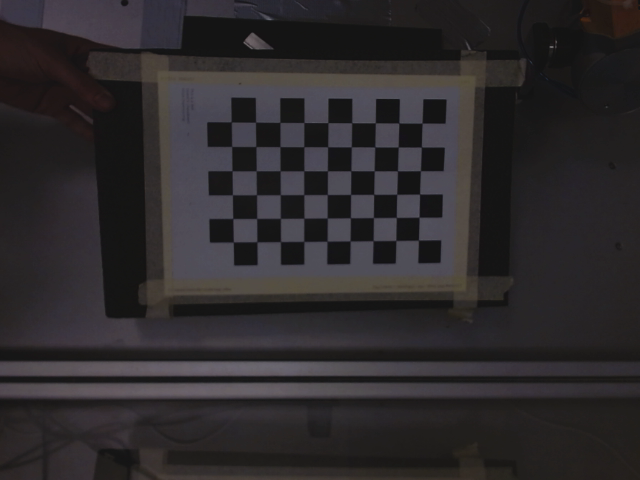
#> input picture calibration/calibrate1.png, 640 x 480 px; its folder holds only this picture in this run
$ python calibrate.py
#> lines starting #> are read from the running program, lines starting #| are printed output that depends on the picture; after the words box and inside, x2 and y2 are one past the last pixel; in counts of white or black regions, pixels touching at a corner belong together; long printed decimals are rounded
import cv2
import numpy as np
import os
import glob

# Defining the dimensions of checkerboard
CHECKERBOARD = (6,9)
criteria = (cv2.TERM_CRITERIA_EPS + cv2.TERM_CRITERIA_MAX_ITER, 30, 0.001)

# Creating vector to store vectors of 3D points for each checkerboard image
objpoints = []
# Creating vector to store vectors of 2D points for each checkerboard image
imgpoints = []


# Defining the world coordinates for 3D points
objp = np.zeros((1, CHECKERBOARD[0] * CHECKERBOARD[1], 3), np.float32)
objp[0,:,:2] = np.mgrid[0:CHECKERBOARD[0], 0:CHECKERBOARD[1]].T.reshape(-1, 2)
prev_img_shape = None

# Extracting path of individual image stored in a given directory
images = glob.glob('./calibration/*.png')
for fname in images:
    print(fname)
    img = cv2.imread(fname)
#> img is the input picture: shape (480, 640, 3); mean B, G, R 44.2, 42.3, 45.4
    gray = cv2.cvtColor(img,cv2.COLOR_BGR2GRAY)
    # Find the chess board corners
    # If desired number of corners are found in the image then ret = true
    ret, corners = cv2.findChessboardCorners(gray, CHECKERBOARD, cv2.CALIB_CB_ADAPTIVE_THRESH + cv2.CALIB_CB_FAST_CHECK + cv2.CALIB_CB_NORMALIZE_IMAGE)
#> ret = True; corners = 54 rows, first 8: [422, 123], [421.4, 147.1], [420.5, 170.7], [419.5, 194.1], [419, 217.2], [418.4, 240.1], [398.8, 123], [398.3, 146.9]

    """
    If desired number of corner are detected,
    we refine the pixel coordinates and display
    them on the images of checker board
    """
    if ret == True:
        objpoints.append(objp)
        # refining pixel coordinates for given 2d points.
        corners2 = cv2.cornerSubPix(gray, corners, (11,11),(-1,-1), criteria)
#> corners2 = 54 rows, first 8: [422.1, 123.1], [421.4, 147.1], [420.4, 170.7], [419.6, 194.2], [419.1, 217.2], [418.5, 240.2], [398.9, 123], [398.3, 147]

        imgpoints.append(corners2)

        # Draw and display the corners
        img = cv2.drawChessboardCorners(img, CHECKERBOARD, corners2, ret)
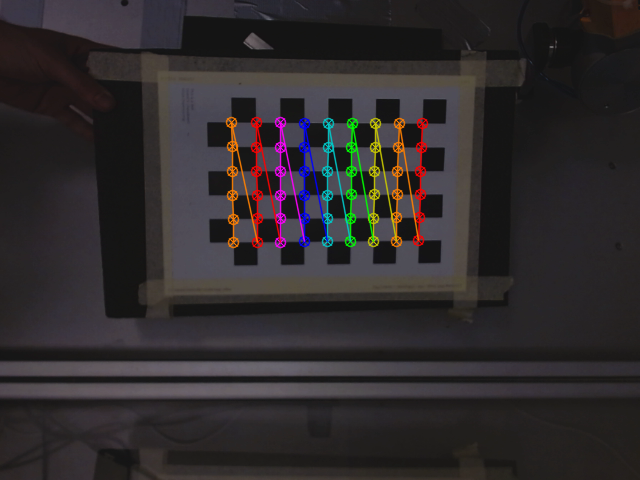
#> img: shape (480, 640, 3); 3.27% of pixels changed, all inside (x1, y1, x2, y2) = (225, 116, 429, 249)

    #cv2.imshow('img',img)
    #cv2.waitKey(0)

cv2.destroyAllWindows()

h,w = img.shape[:2]
#> h = 480; w = 640

"""
Performing camera calibration by
passing the value of known 3D points (objpoints)
and corresponding pixel coordinates of the
detected corners (imgpoints)
"""
ret, mtx, dist, rvecs, tvecs = cv2.calibrateCamera(objpoints, imgpoints, gray.shape[::-1], None, None)
#> ret = 0.112; mtx = [[359.2, 0, 279.7], [0, 355.2, 249.7], [0, 0, 1]]; dist = [[-0.0328, 0.188, -0.00101, 0.00355, -0.288]]; rvecs = ([0.0228, -0.115, 1.56],); tvecs = ([5.99, -5.4, 15.19],)

print("Camera matrix : \n")
print(mtx)
#| [[359.203   0.         279.684]
#|  [  0.         355.179 249.666]
#|  [  0.           0.           1.        ]]
print("dist : \n")
print(dist)
#| [[-0.03283  0.1879 -0.001009  0.003551 -0.2883]]
print("rvecs : \n")
print(rvecs)
#| (array([[ 0.02285],
#|        [-0.115],
#|        [ 1.560]]),)
print("tvecs : \n")
print(tvecs)
#| (array([[ 5.991],
#|        [-5.396],
#|        [15.190 ]]),)

# save configuration

np.savez('calibration.npz', mtx=mtx, dist=dist, rvecs=rvecs, tvecs=tvecs)

$ run again, on calibration/calibrate5.png
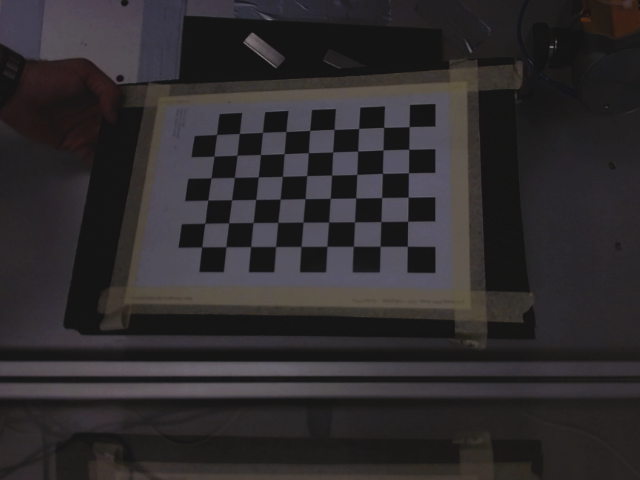
#> input picture calibration/calibrate5.png, 640 x 480 px
#> img is the input picture: shape (480, 640, 3); mean B, G, R 45.1, 43.1, 46.4
#> `ret, corners = cv2.findChessboardCorners(gray, CHECKERBOARD, cv2.CALIB..`: ret = True; corners = 54 rows, first 8: [409.2, 126.6], [408.7, 149.3], [408.5, 172.7], [408.2, 197.2], [407.7, 221.2], [407.3, 246.3], [383.7, 127.4], [382.9, 149.8]
#> corners2 = 54 rows, first 8: [409.2, 126.6], [408.7, 149.3], [408.5, 172.8], [408.2, 197.2], [407.7, 221.3], [407.3, 246.3], [383.6, 127.4], [383.1, 149.9]
#> `img = cv2.drawChessboardCorners(img, CHECKERBOARD, corners2, ret)`:
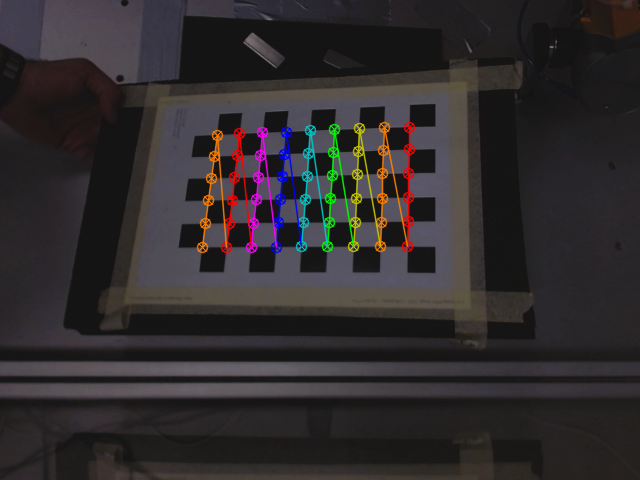
#> img: shape (480, 640, 3); 3.26% of pixels changed, all inside (x1, y1, x2, y2) = (196, 121, 416, 254)
#> `ret, mtx, dist, rvecs, tvecs = cv2.calibrateCamera(objpoints, imgpoint..`: ret = 0.232; mtx = [[360.5, 0, 396.2], [0, 337, 229.9], [0, 0, 1]]; dist = [[0.203, -0.722, -0.000753, -0.00433, 1.01]]; rvecs = ([-0.0315, 0.279, 1.57],); tvecs = ([0.509, -4.26, 14.04],)
#| [[360.517   0.         396.236]
#|  [  0.         337.043 229.860]
#|  [  0.           0.           1.        ]]
#| [[ 2.03179297e-01 -7.22487890e-01 -7.53423919e-04 -4.33244027e-03
#|    1.00599780e+00]]
#| (array([[-0.03155],
#|        [ 0.2793],
#|        [ 1.570 ]]),)
#| (array([[ 0.5087],
#|        [-4.261],
#|        [14.039]]),)

$ run again, on calibration/calibrate6.png
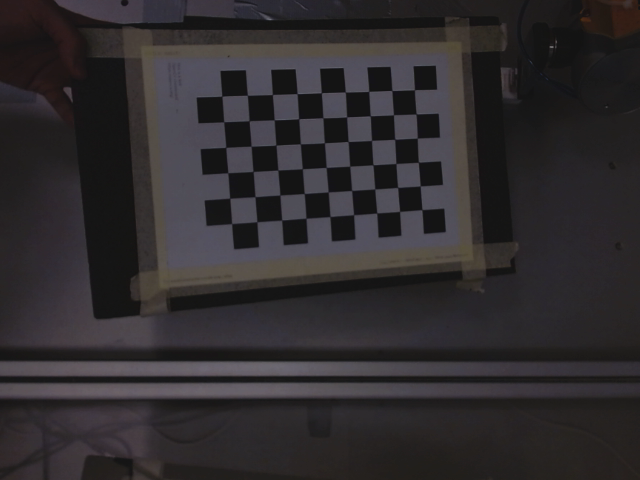
#> input picture calibration/calibrate6.png, 640 x 480 px
#> img is the input picture: shape (480, 640, 3); mean B, G, R 46.6, 44.3, 47.7
#> `ret, corners = cv2.findChessboardCorners(gray, CHECKERBOARD, cv2.CALIB..`: ret = True; corners = 54 rows, first 8: [414.5, 89.75], [416.2, 113.9], [417.2, 138.2], [418.4, 162.2], [420.3, 185.9], [421.8, 209.6], [391.8, 90.53], [393.5, 114.7]
#> corners2 = 54 rows, first 8: [414.4, 89.73], [416.2, 114], [417.3, 138.1], [418.3, 162.3], [420.2, 186], [422, 209.6], [391.9, 90.52], [393.5, 114.8]
#> `img = cv2.drawChessboardCorners(img, CHECKERBOARD, corners2, ret)`:
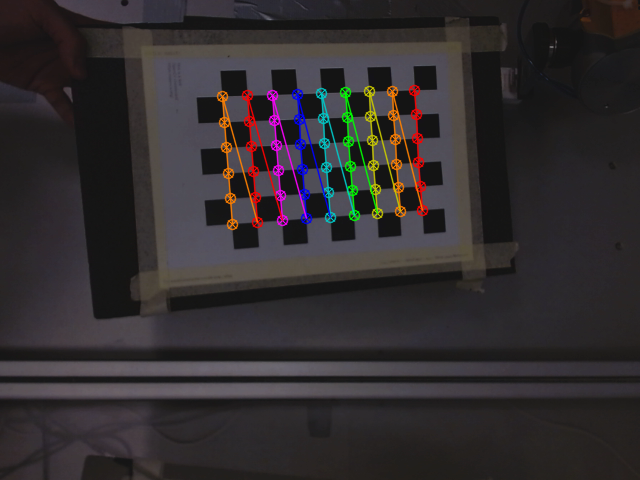
#> img: shape (480, 640, 3); 3.35% of pixels changed, all inside (x1, y1, x2, y2) = (216, 84, 429, 231)
#> `ret, mtx, dist, rvecs, tvecs = cv2.calibrateCamera(objpoints, imgpoint..`: ret = 0.172; mtx = [[969.5, 0, 435.3], [0, 935.8, 352.1], [0, 0, 1]]; dist = [[0.623, -2.69, 0.0496, 0.0754, 6.34]]; rvecs = ([-0.282, -0.378, 1.44],); tvecs = ([-1.06, -11.01, 38.87],)
#| [[969.515    0.         435.303]
#|  [  0.         935.847 352.097]
#|  [  0.           0.           1.        ]]
#| [[ 0.6227  -2.689  0.04963  0.07541  6.340]]
#| (array([[-0.2819 ],
#|        [-0.3776],
#|        [ 1.441]]),)
#| (array([[ -1.057],
#|        [-11.011],
#|        [ 38.868]]),)

$ run again, on calibration/calibrate7.png
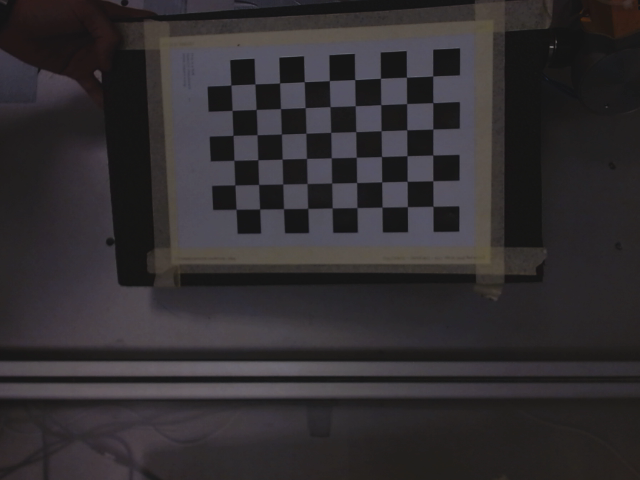
#> input picture calibration/calibrate7.png, 640 x 480 px
#> img is the input picture: shape (480, 640, 3); mean B, G, R 48.5, 45.9, 49.3
#> `ret, corners = cv2.findChessboardCorners(gray, CHECKERBOARD, cv2.CALIB..`: ret = True; corners = 54 rows, first 8: [432.7, 75.92], [432.8, 102.5], [432.8, 129.1], [432.7, 155], [432.7, 180.7], [433, 206.3], [406.5, 77.24], [406.6, 103.6]
#> corners2 = 54 rows, first 8: [432.7, 75.97], [432.8, 102.6], [432.8, 129], [432.7, 155], [432.8, 180.7], [433, 206.3], [406.5, 77.24], [406.6, 103.6]
#> `img = cv2.drawChessboardCorners(img, CHECKERBOARD, corners2, ret)`:
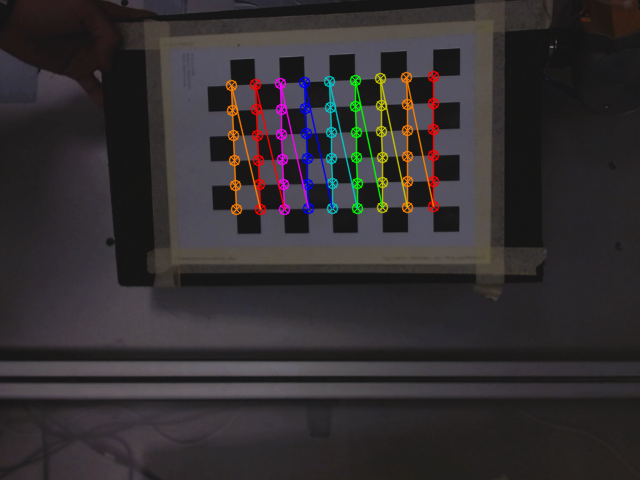
#> img: shape (480, 640, 3); 3.42% of pixels changed, all inside (x1, y1, x2, y2) = (225, 70, 440, 216)
#> `ret, mtx, dist, rvecs, tvecs = cv2.calibrateCamera(objpoints, imgpoint..`: ret = 0.106; mtx = [[501.3, 0, 353.6], [0, 495.2, 255.8], [0, 0, 1]]; dist = [[-0.0533, 0.481, -0.00723, -0.00521, -1.46]]; rvecs = ([0.166, 0.0308, 1.56],); tvecs = ([3.03, -6.94, 19.19],)
#| [[501.289   0.         353.640]
#|  [  0.         495.189 255.790]
#|  [  0.           0.           1.        ]]
#| [[-0.05326  0.4815 -0.007231 -0.005213 -1.456]]
#| (array([[0.1661],
#|        [0.03084],
#|        [1.558]]),)
#| (array([[ 3.035],
#|        [-6.940],
#|        [19.193]]),)

$ run again, on calibration/calibrate2.png
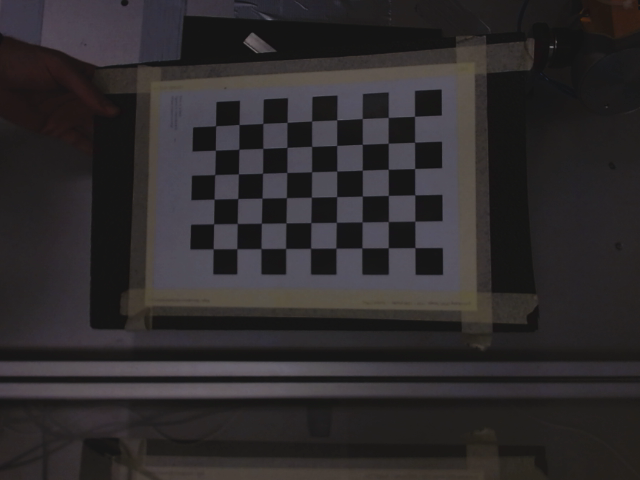
#> input picture calibration/calibrate2.png, 640 x 480 px
#> img is the input picture: shape (480, 640, 3); mean B, G, R 44.3, 42.7, 46
#> `ret, corners = cv2.findChessboardCorners(gray, CHECKERBOARD, cv2.CALIB..`: ret = True; corners = 54 rows, first 8: [414.5, 116.3], [414.6, 142.2], [414.6, 168.5], [414.8, 194.8], [414.8, 221.2], [414.9, 247.6], [388.3, 117.4], [388.3, 143.2]
#> corners2 = 54 rows, first 8: [414.5, 116.3], [414.6, 142.3], [414.6, 168.5], [414.7, 194.8], [414.8, 221.1], [414.9, 247.6], [388.3, 117.4], [388.2, 143.3]
#> `img = cv2.drawChessboardCorners(img, CHECKERBOARD, corners2, ret)`:
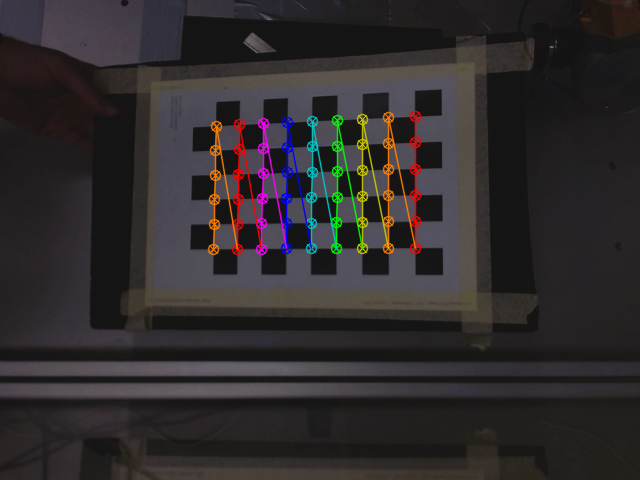
#> img: shape (480, 640, 3); 3.41% of pixels changed, all inside (x1, y1, x2, y2) = (207, 110, 422, 256)
#> `ret, mtx, dist, rvecs, tvecs = cv2.calibrateCamera(objpoints, imgpoint..`: ret = 0.145; mtx = [[241.8, 0, 341.6], [0, 244.2, 293.2], [0, 0, 1]]; dist = [[-0.0467, 0.0873, -0.00667, -0.0083, -0.06]]; rvecs = ([0.0504, 0.103, 1.58],); tvecs = ([2.84, -6.69, 9.23],)
#| [[241.780   0.         341.630]
#|  [  0.         244.202 293.162]
#|  [  0.           0.           1.        ]]
#| [[-0.04672  0.08734 -0.006666  -0.008304 -0.06002]]
#| (array([[0.05036],
#|        [0.1032],
#|        [1.581]]),)
#| (array([[ 2.839],
#|        [-6.686],
#|        [ 9.227]]),)
